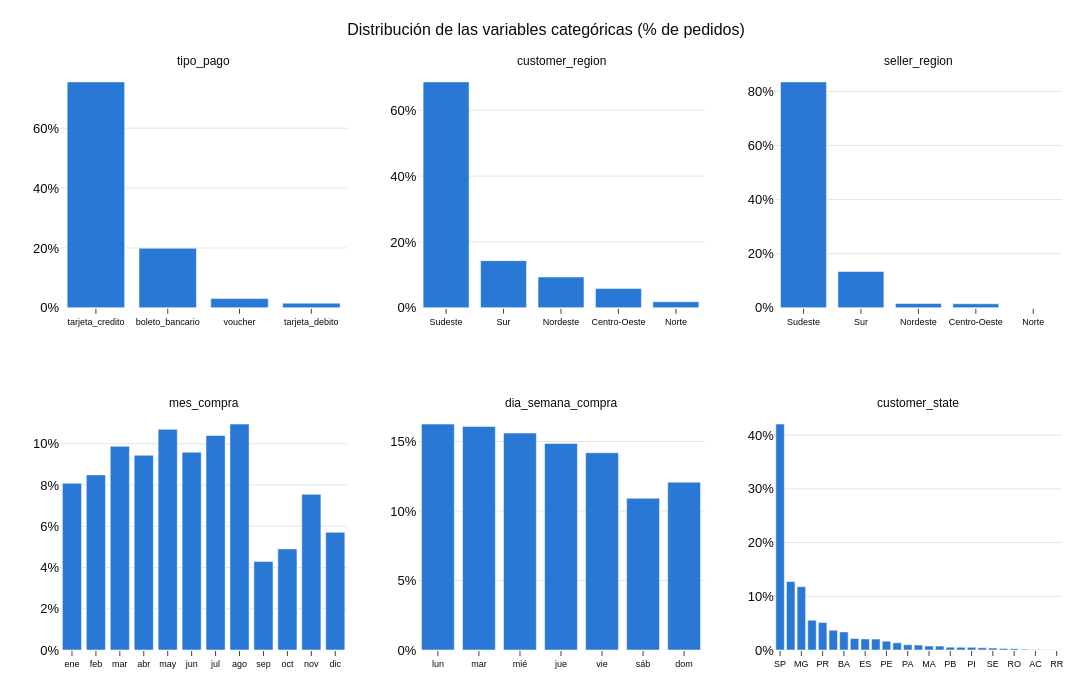

Notebook code cell kept with this figure:
### Markdown cell above
### Distribuciones

### Code cell
DIAS = {0: 'lun', 1: 'mar', 2: 'mié', 3: 'jue', 4: 'vie', 5: 'sáb', 6: 'dom'}
MESES = {1: 'ene', 2: 'feb', 3: 'mar', 4: 'abr', 5: 'may', 6: 'jun',
         7: 'jul', 8: 'ago', 9: 'sep', 10: 'oct', 11: 'nov', 12: 'dic'}

# (variable, etiquetas para mostrar, ¿ordenar por valor natural en vez de por frecuencia?)
graficos = [
    ('tipo_pago', None, False),
    ('customer_region', None, False),
    ('seller_region', None, False),
    ('mes_compra', MESES, True),
    ('dia_semana_compra', DIAS, True),
    ('customer_state', None, False),
]

fig = make_subplots(rows=2, cols=3, subplot_titles=[g[0] for g in graficos],
                    vertical_spacing=0.18, horizontal_spacing=0.07)

for i, (var, etiquetas, orden_natural) in enumerate(graficos):
    frec = df[var].value_counts(normalize=True)   # ya resumido: pocas barras, liviano
    if orden_natural:
        frec = frec.sort_index()                  # meses y días en orden calendario
    if etiquetas:
        frec = frec.rename(index=etiquetas)
    fig.add_trace(go.Bar(
        x=frec.index.astype(str), y=frec.values, marker_color=AZUL,
        hovertemplate='%{x}<br>%{y:.1%} de los pedidos<extra></extra>',
    ), row=i // 3 + 1, col=i % 3 + 1)

fig.update_yaxes(tickformat='.0%')
fig.update_xaxes(tickfont_size=9)
fig.update_annotations(font_size=12)
fig.update_layout(height=700, width=1300, showlegend=False,
                  title='Distribución de las variables categóricas (% de pedidos)')

guardar(fig, '03_03_categoricas_distribucion')
fig.show()

### Figure 1 — Plotly figure (JSON) as saved in the notebook; plotly's stock layout.template omitted (floating-point values rounded to 4 significant figures)
{"data": [{"hovertemplate": "%{x}<br>%{y:.1%} de los pedidos<extra></extra>", "marker": {"color": "#2a78d6"}, "type": "bar", "x": ["tarjeta_credito", "boleto_bancario", "voucher", "tarjeta_debito"], "xaxis": "x", "y": [0.7548, 0.199, 0.03078, 0.01544], "yaxis": "y"}, {"hovertemplate": "%{x}<br>%{y:.1%} de los pedidos<extra></extra>", "marker": {"color": "#2a78d6"}, "type": "bar", "x": ["Sudeste", "Sur", "Nordeste", "Centro-Oeste", "Norte"], "xaxis": "x2", "y": [0.6862, 0.1433, 0.09364, 0.0583, 0.01851], "yaxis": "y2"}, {"hovertemplate": "%{x}<br>%{y:.1%} de los pedidos<extra></extra>", "marker": {"color": "#2a78d6"}, "type": "bar", "x": ["Sudeste", "Sur", "Nordeste", "Centro-Oeste", "Norte"], "xaxis": "x3", "y": [0.8348, 0.1342, 0.0158, 0.01497, 0.0002301], "yaxis": "y3"}, {"hovertemplate": "%{x}<br>%{y:.1%} de los pedidos<extra></extra>", "marker": {"color": "#2a78d6"}, "type": "bar", "x": ["ene", "feb", "mar", "abr", "may", "jun", "jul", "ago", "sep", "oct", "nov", "dic"], "xaxis": "x4", "y": [0.08083, 0.0849, 0.09881, 0.09444, 0.107, 0.09594, 0.104, 0.1095, 0.04295, 0.04903, 0.07551, 0.05706], "yaxis": "y4"}, {"hovertemplate": "%{x}<br>%{y:.1%} de los pedidos<extra></extra>", "marker": {"color": "#2a78d6"}, "type": "bar", "x": ["lun", "mar", "mié", "jue", "vie", "sáb", "dom"], "xaxis": "x5", "y": [0.1625, 0.1609, 0.1561, 0.1486, 0.142, 0.1092, 0.1208], "yaxis": "y5"}, {"hovertemplate": "%{x}<br>%{y:.1%} de los pedidos<extra></extra>", "marker": {"color": "#2a78d6"}, "type": "bar", "x": ["SP", "RJ", "MG", "RS", "PR", "SC", "BA", "DF", "ES", "GO", "PE", "CE", "PA", "MT", "MA", "MS", "PB", "RN", "PI", "AL", "SE", "TO", "RO", "AM", "AC", "AP", "RR"], "xaxis": "x6", "y": [0.4205, 0.1274, 0.1178, 0.05552, 0.05105, 0.03672, 0.03369, 0.02157, 0.02054, 0.02029, 0.01648, 0.01332, 0.009707, 0.009184, 0.007406, 0.007259, 0.005345, 0.004906, 0.004895, 0.0041, 0.003494, 0.002845, 0.002531, 0.001496, 0.0008263, 0.0006904, 0.0004184], "yaxis": "y6"}], "layout": {"annotations": [{"font": {"size": 12}, "showarrow": false, "text": "tipo_pago", "x": 0.1433, "xanchor": "center", "xref": "paper", "y": 1, "yanchor": "bottom", "yref": "paper"}, {"font": {"size": 12}, "showarrow": false, "text": "customer_region", "x": 0.5, "xanchor": "center", "xref": "paper", "y": 1, "yanchor": "bottom", "yref": "paper"}, {"font": {"size": 12}, "showarrow": false, "text": "seller_region", "x": 0.8567, "xanchor": "center", "xref": "paper", "y": 1, "yanchor": "bottom", "yref": "paper"}, {"font": {"size": 12}, "showarrow": false, "text": "mes_compra", "x": 0.1433, "xanchor": "center", "xref": "paper", "y": 0.41, "yanchor": "bottom", "yref": "paper"}, {"font": {"size": 12}, "showarrow": false, "text": "dia_semana_compra", "x": 0.5, "xanchor": "center", "xref": "paper", "y": 0.41, "yanchor": "bottom", "yref": "paper"}, {"font": {"size": 12}, "showarrow": false, "text": "customer_state", "x": 0.8567, "xanchor": "center", "xref": "paper", "y": 0.41, "yanchor": "bottom", "yref": "paper"}], "height": 700, "showlegend": false, "title": {"text": "Distribución de las variables categóricas (% de pedidos)"}, "width": 1300, "xaxis": {"anchor": "y", "domain": [0, 0.2867], "tickfont": {"size": 9}}, "xaxis2": {"anchor": "y2", "domain": [0.3567, 0.6433], "tickfont": {"size": 9}}, "xaxis3": {"anchor": "y3", "domain": [0.7133, 1], "tickfont": {"size": 9}}, "xaxis4": {"anchor": "y4", "domain": [0, 0.2867], "tickfont": {"size": 9}}, "xaxis5": {"anchor": "y5", "domain": [0.3567, 0.6433], "tickfont": {"size": 9}}, "xaxis6": {"anchor": "y6", "domain": [0.7133, 1], "tickfont": {"size": 9}}, "yaxis": {"anchor": "x", "domain": [0.59, 1], "tickformat": ".0%"}, "yaxis2": {"anchor": "x2", "domain": [0.59, 1], "tickformat": ".0%"}, "yaxis3": {"anchor": "x3", "domain": [0.59, 1], "tickformat": ".0%"}, "yaxis4": {"anchor": "x4", "domain": [0, 0.41], "tickformat": ".0%"}, "yaxis5": {"anchor": "x5", "domain": [0, 0.41], "tickformat": ".0%"}, "yaxis6": {"anchor": "x6", "domain": [0, 0.41], "tickformat": ".0%"}}}
